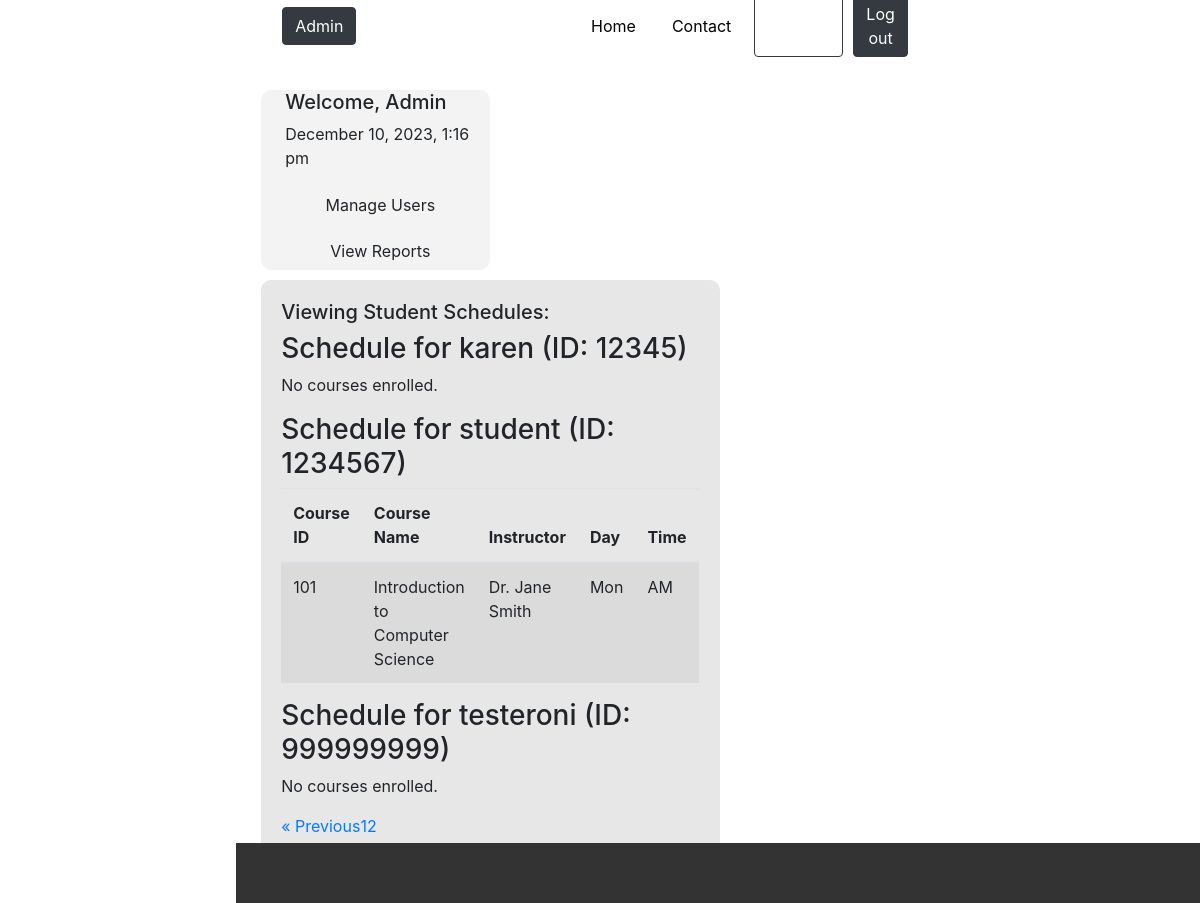
/admin_view_student_schedules.php?page=2, run on the app's committed database.
### tables this page shows
CREATE TABLE `students` (
  `sid` int(11) NOT NULL,
  `sname` varchar(60) NOT NULL,
  `username` varchar(60) NOT NULL,
  `password` varchar(60) NOT NULL
);

CREATE TABLE `courses` (
  `cid` int(11) NOT NULL,
  `cname` varchar(60) NOT NULL,
  `instructor` varchar(60) NOT NULL,
  `day` char(3) DEFAULT NULL,
  `time` char(2) DEFAULT NULL
);

### admin_view_student_schedules.php (the view, shortened to what this page needs)
<?php
include_once 'config.php';
function getTotalPages($db, $recordsPerPage)
{
    $stmt = $db->query("SELECT COUNT(sid) FROM students");
    $totalRecords = $stmt->fetchColumn();
    return ceil($totalRecords / $recordsPerPage);
}
function fetchStudentsForPage($db, $currentPage, $recordsPerPage)
{
    $offset = ($currentPage - 1) * $recordsPerPage;
    $stmt = $db->prepare("SELECT sid, sname FROM students LIMIT :limit OFFSET :offset");
    $stmt->bindParam(':limit', $recordsPerPage, PDO::PARAM_INT);
    $stmt->bindParam(':offset', $offset, PDO::PARAM_INT);
    $stmt->execute();
    return $stmt->fetchAll(PDO::FETCH_ASSOC);
}
function fetchStudentSchedule($db, $studentId)
{
    $stmt = $db->prepare("SELECT c.cid, c.cname, c.instructor, c.day, c.time FROM enrolled e JOIN courses c ON e.cid = c.cid WHERE e.sid = :studentId");
    $stmt->bindParam(':studentId', $studentId, PDO::PARAM_INT);
    $stmt->execute();
    return $stmt->fetchAll(PDO::FETCH_ASSOC);
}
$adminUsername = $_SESSION['admin_username'] ?? 'Admin';
$currentDateTime = date('F j, Y, g:i a');
$currentPage = isset($_GET['page']) ? (int)$_GET['page'] : 1;
$recordsPerPage = 10;
$totalPages = getTotalPages($db_connection, $recordsPerPage);
$students = fetchStudentsForPage($db_connection, $currentPage, $recordsPerPage);
?>
<!DOCTYPE html>
<html>
<html lang="en">
<head>
    <link rel="stylesheet" href="https://stackpath.bootstrapcdn.com/bootstrap/4.5.2/css/bootstrap.min.css">
    <link rel="stylesheet" href="/css/stylesheet.css">
</head>
<body>
    <div class="content-wrap">
        <header>
            <div class="navbar navbar-expand-lg navbar-light padding">
                <div class="col text-left">
                    <a href='student_dashboard.php' class="btn btn-dark">Admin</a>
                </div>
                <div class="col text-right">
                    <a href="admin_dashboard.php" class="btn btn-link" style="color: #000000;">Home</a>
                    <a href="contact.php" class="btn btn-link" style="color: #000000;">Contact</a>
                    <a href="admin_dashboard.php" class="btn btn-outline-dark">My Account</a>
                    <a href="logout.php" class="btn btn-dark">Log out</a>
                </div>
            </div>
        </header>
        <main>
            <div class="row padding main-content">
                <div class="col-md-4 sidebar pl-4">
                    <h5>Welcome, <?php echo htmlspecialchars($adminUsername); ?></h5>
                    <p><?php echo $currentDateTime; ?></p>
                    <a href="manage_users.php" class="btn btn-custom btn-block">Manage Users</a>
                    <a href="view_reports.php" class="btn btn-custom-1 btn-block">View Reports</a>
                </div>
                <div class="col-md-8 main-content loader pr-4">
                    <h5>Viewing Student Schedules:</h5>
                    <?php foreach ($students as $student) : ?>
                        <h3>Schedule for <?= htmlspecialchars($student['sname']) ?> (ID: <?= $student['sid'] ?>)</h3>
                        <?php
                        $schedule = fetchStudentSchedule($db_connection, $student['sid']);
                        if (count($schedule) > 0) :
                        ?>
                            <table class="table table-striped table-hover">
                                <thead>
                                    <tr>
                                        <th>Course ID</th>
                                        <th>Course Name</th>
                                        <th>Instructor</th>
                                        <th>Day</th>
                                        <th>Time</th>
                                    </tr>
                                </thead>
                                <tbody>
                                    <?php foreach ($schedule as $course) : ?>
                                        <tr>
                                            <td><?= htmlspecialchars($course['cid']) ?></td>
                                            <td><?= htmlspecialchars($course['cname']) ?></td>
                                            <td><?= htmlspecialchars($course['instructor']) ?></td>
                                            <td><?= htmlspecialchars($course['day']) ?></td>
                                            <td><?= htmlspecialchars($course['time']) ?></td>
                                        </tr>
                                    <?php endforeach; ?>
                                </tbody>
                            </table>
                        <?php else : ?>
                            <p>No courses enrolled.</p>
                        <?php endif; ?>
                    <?php endforeach; ?>
                    <div class="pagination">
                        <?php
                        if ($currentPage > 1) : ?>
                            <a href="?page=<?= $currentPage - 1 ?>">&laquo; Previous</a>
                        <?php endif; ?>
                        <?php
                        for ($page = 1; $page <= $totalPages; $page++) : ?>
                            <a href="?page=<?= $page ?>" <?= ($page == $currentPage) ? 'class="active"' : '' ?>><?= $page ?></a>
                        <?php endfor; ?>
                    </div>
                </div>
            </div>
        </main>
        <footer>
            <div class="footer row padding pr-4">
                <div class="col text-right">
                    <p>Copyright &copy; 2022</p>
                </div>
            </div>
        </footer>
    </div>
</body>
</html>

### css/stylesheet.css (style rules this page uses)
html, body { height: 100%; margin: 0; display: flex; flex-direction: column; justify-content: center; align-items: center; }
body { padding-top: 70px; }
footer, .footer { background-color: #333; color: #fff; text-align: center; padding: 10px 0; position: fixed; bottom: 0; width: 100%; }
.main-content, .content-wrap { flex-grow: 1; display: flex; flex-direction: column; padding: 20px; }
.sidebar { background-color: #f0f0f0cf; }
.col-md-4, .col-md-8 { display: flex; flex-direction: column; border-radius: 10px; margin: 5px; }
.loader { background-color: rgba(225, 225, 225, 0.785); }
.navbar { width: 100%; margin-bottom: 0; }
.navbar .col { display: flex; align-items: center; }
.navbar a { margin-right: 10px; color: #fff; }

### data on the page
students: sname "karen", sid "12345", shows "No courses enrolled."
students: sname "student", sid "1234567"
courses: cid "101", cname "Introduction to Computer Science", instructor "Dr. Jane Smith", day "Mon", time "AM"
students: sname "testeroni", sid "999999999", shows "No courses enrolled."

### other printed values
$adminUsername "Admin"
